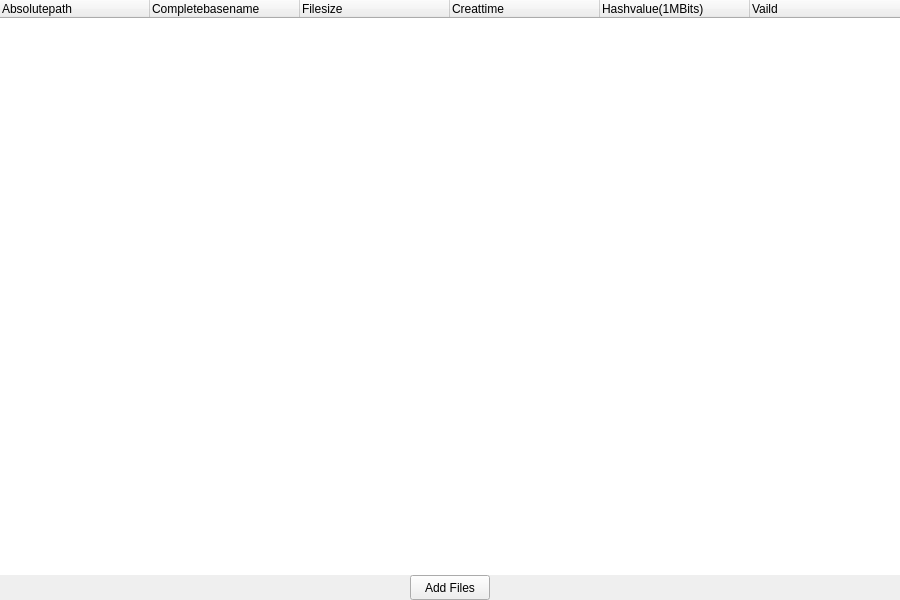
<?xml version="1.0" encoding="UTF-8"?>
<ui version="4.0">
 <class>ChatShareDialogui</class>
 <widget class="QFrame" name="ChatShareDialogui">
  <property name="geometry">
   <rect>
    <x>0</x>
    <y>0</y>
    <width>900</width>
    <height>600</height>
   </rect>
  </property>
  <property name="sizePolicy">
   <sizepolicy hsizetype="Minimum" vsizetype="Minimum">
    <horstretch>0</horstretch>
    <verstretch>0</verstretch>
   </sizepolicy>
  </property>
  <property name="minimumSize">
   <size>
    <width>900</width>
    <height>600</height>
   </size>
  </property>
  <property name="windowTitle">
   <string>Frame</string>
  </property>
  <layout class="QVBoxLayout" name="verticalLayout">
   <property name="spacing">
    <number>0</number>
   </property>
   <property name="leftMargin">
    <number>0</number>
   </property>
   <property name="topMargin">
    <number>0</number>
   </property>
   <property name="rightMargin">
    <number>0</number>
   </property>
   <property name="bottomMargin">
    <number>0</number>
   </property>
   <item>
    <widget class="QTreeWidget" name="treeWidget">
     <property name="frameShape">
      <enum>QFrame::NoFrame</enum>
     </property>
     <property name="alternatingRowColors">
      <bool>true</bool>
     </property>
     <attribute name="headerMinimumSectionSize">
      <number>150</number>
     </attribute>
     <attribute name="headerDefaultSectionSize">
      <number>150</number>
     </attribute>
     <column>
      <property name="text">
       <string>Absolutepath</string>
      </property>
     </column>
     <column>
      <property name="text">
       <string>Completebasename</string>
      </property>
     </column>
     <column>
      <property name="text">
       <string>Filesize</string>
      </property>
     </column>
     <column>
      <property name="text">
       <string>Creattime</string>
      </property>
     </column>
     <column>
      <property name="text">
       <string>Hashvalue(1MBits)</string>
      </property>
     </column>
     <column>
      <property name="text">
       <string>Vaild</string>
      </property>
     </column>
    </widget>
   </item>
   <item>
    <layout class="QHBoxLayout" name="horizontalLayout">
     <property name="spacing">
      <number>5</number>
     </property>
     <item>
      <spacer name="horizontalSpacer">
       <property name="orientation">
        <enum>Qt::Horizontal</enum>
       </property>
       <property name="sizeHint" stdset="0">
        <size>
         <width>40</width>
         <height>20</height>
        </size>
       </property>
      </spacer>
     </item>
     <item>
      <widget class="QPushButton" name="pushButton">
       <property name="sizePolicy">
        <sizepolicy hsizetype="Minimum" vsizetype="Minimum">
         <horstretch>0</horstretch>
         <verstretch>0</verstretch>
        </sizepolicy>
       </property>
       <property name="minimumSize">
        <size>
         <width>80</width>
         <height>25</height>
        </size>
       </property>
       <property name="maximumSize">
        <size>
         <width>16777215</width>
         <height>25</height>
        </size>
       </property>
       <property name="text">
        <string>Add Files</string>
       </property>
      </widget>
     </item>
     <item>
      <spacer name="horizontalSpacer_2">
       <property name="orientation">
        <enum>Qt::Horizontal</enum>
       </property>
       <property name="sizeHint" stdset="0">
        <size>
         <width>40</width>
         <height>20</height>
        </size>
       </property>
      </spacer>
     </item>
    </layout>
   </item>
  </layout>
 </widget>
 <resources/>
 <connections/>
</ui>
